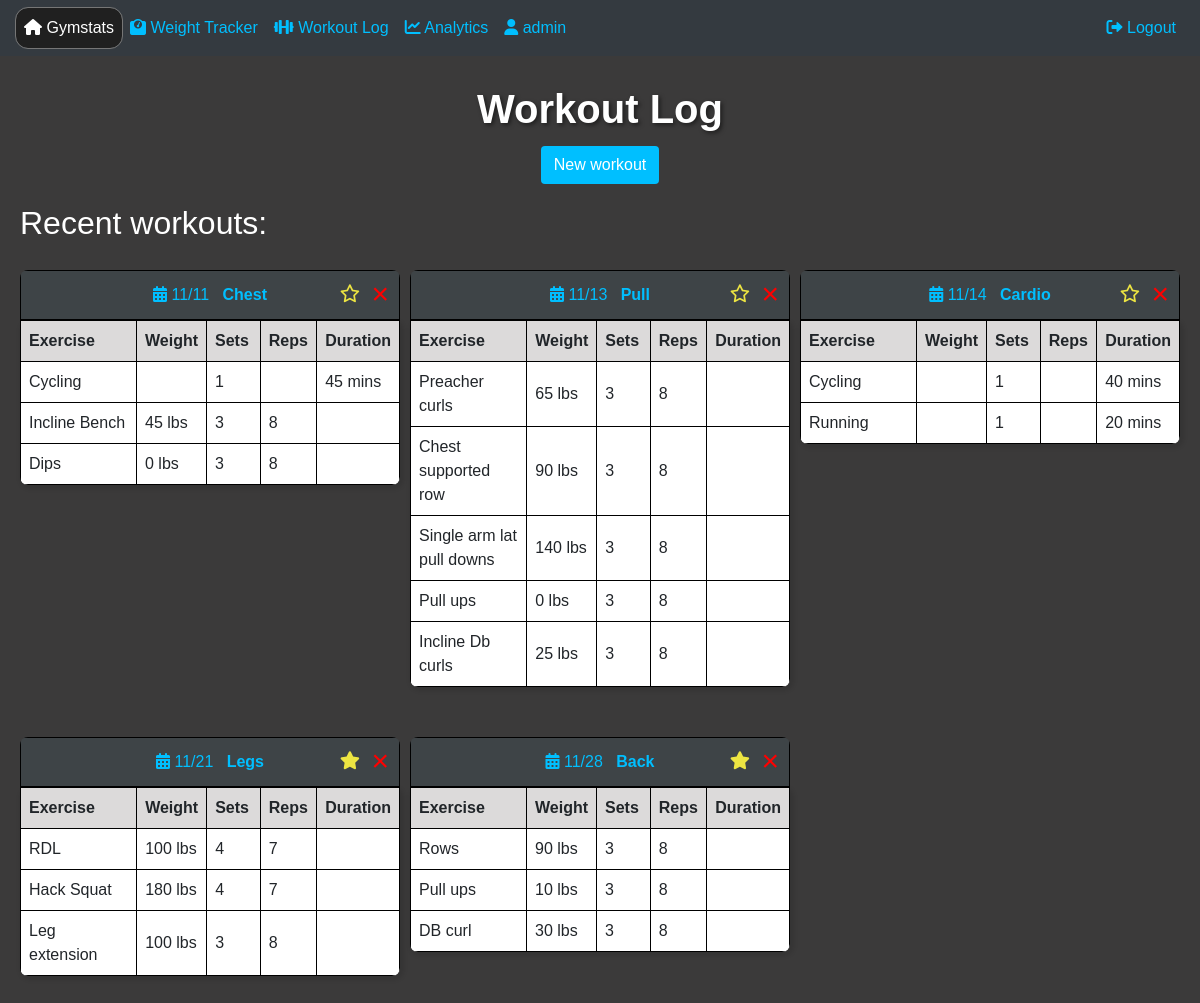
Page /workoutlog (signed in) on the committed database.
### website/models.py (models this page shows)
class User(db.Model, UserMixin):
    id = db.Column(db.Integer, primary_key=True)
    email = db.Column(db.String(150), unique=True)
    username = db.Column(db.String(150))
    password = db.Column(db.String(150))
    weightLog = db.relationship('Weight', backref='user', lazy='dynamic')
    workoutLog = db.relationship('Workout')
    user_info = db.relationship('UserInfo', backref='user', uselist=False)

class Workout(db.Model):
    id = db.Column(db.Integer, primary_key=True)
    name = db.Column(db.String(50))
    date = db.Column(Date)
    isFavorited = db.Column(db.Boolean, default=False)
    user_id = db.Column(db.Integer, db.ForeignKey('user.id'))
    exercises = db.relationship(
        'Exercise',
        secondary=workout_exercise,
        backref=db.backref('workouts', lazy='dynamic'),
        lazy='dynamic'
    )

class Exercise(db.Model):
    id = db.Column(db.Integer, primary_key=True)
    name = db.Column(db.String(50))
    type = db.Column(db.String(20))
    weight = db.Column(db.Integer)
    sets = db.Column(db.Integer)
    reps = db.Column(db.Integer)

### website/views.py (the view, shortened to what this page needs)
@views.route('/workoutlog', methods=['GET', 'POST'])
@login_required
def workoutlog():
    sorted_workouts = sorted(current_user.workoutLog, key=attrgetter('date'))
    return render_template("workout_log.html", user=current_user, sorted_workouts=sorted_workouts)

### website/__init__.py (called while the page is built)
def create_app():
    app = Flask(__name__)
    app = Flask(__name__, static_url_path='/static')
    app.config['SECRET_KEY'] = '123'
    app.config['SQLALCHEMY_DATABASE_URI'] = f'sqlite:///{DB_NAME}'
    db.init_app(app)
    from .views import views
    from .auth import auth
    app.register_blueprint(views, url_prefix='/')
    app.register_blueprint(auth, url_prefix='/')
    from .models import User, Weight
    with app.app_context():
        db.create_all()
    login_manager =  LoginManager()
    login_manager.login_view = 'auth.login'
    login_manager.init_app(app)
    @login_manager.user_loader
    def load_user(id):
        return User.query.get(int(id))
    return app

### website/templates/workout_log.html (shortened to what this page needs)
{% extends "base.html" %}
{% block content %}
<br>
<head>
  <link rel="stylesheet" type="text/css" href="static/styles.css">
  <link href="https://cdnjs.cloudflare.com/ajax/libs/font-awesome/6.0.0-beta3/css/all.min.css" rel="stylesheet">
  <div class="header-container">
    <h1>Workout Log</h1>
  </div>
</head>
<body>
  <div class="centered-content">
    <button class="btn btn-custom" id="openModalButton"> New workout </button>
  </div>
  <div class="workout-log-page">
    <h2>Recent workouts:</h2>
    <div class="workout-wrapper">
      {% for workout in sorted_workouts %}
      <div class="table-container">
        <table id="exerciseTable" class="custom-table">
          <caption class="table-caption">
            <i class="fa-solid fa-calendar-days"></i>
            {{ workout.date.strftime("%m/%d") }}
            <b>{{ workout.name }}</b>
            <button class="favorite-button" onclick="toggleFavorite({{ workout.id }})">
              {% if workout.isFavorited %}
                <i class="fa-solid fa-star"></i>
              {% else %}
                <i class="fa-regular fa-star"></i>
              {% endif %}
            </button>
            <button class="delete-button" onclick="confirmDeleteWorkout({{ workout.id }})">&times;</button>
          </caption>
            <thead>
              <tr>
                <th>Exercise</th>
                <th>Weight</th>
                <th>Sets</th>
                <th>Reps</th>
                <th>Duration</th>
              </tr>
            </thead>
            <tbody id="exerciseTableBody">
            {% for exercise in workout.exercises %}
              <tr>
                  <td>{{ exercise.name }}</td>
                    {% if exercise.type == 'weightTraining' %}
                      <td>{{ exercise.weight }} lbs</td>
                      <td>{{ exercise.sets }}</td>
                      <td>{{ exercise.reps }}</td>
                      <td></td>
                    {% endif %}
                    {% if exercise.type == 'cardio' %}
                      <td></td>
                      <td>{{ exercise.sets }}</td>
                      <td></td>
                      <td>{{ exercise.reps }} mins</td>
                    {% endif %}
              </tr>
            {% endfor %}
            </tbody>
          </table>
      </div>
      {% endfor %}
    </div>
  <br>
  </div>
</body>
{% endblock %}

### website/templates/base.html (shortened to what this page needs)
<!DOCTYPE html>
<html>
  <head>
    <link rel="stylesheet" type="text/css" href="static/styles.css">
    <link
      rel="stylesheet"
      href="https://stackpath.bootstrapcdn.com/bootstrap/4.4.1/css/bootstrap.min.css"
    />
    <link
      rel="stylesheet"
      href="https://stackpath.bootstrapcdn.com/font-awesome/4.7.0/css/font-awesome.min.css"
    />
    <link href="https://cdnjs.cloudflare.com/ajax/libs/font-awesome/6.0.0-beta3/css/all.min.css" rel="stylesheet">
  </head>
  <body>
    <nav class="navbar navbar-expand-lg navbar-dark bg-dark">
      <div class="collapse navbar-collapse" id="navbar">
        <div class="navbar-nav">
          {% if user.is_authenticated %}
          <a class="nav-item nav-link" id="home" href="/">
            <i class="fa-solid fa-house"></i>
            <span class="text-highlight">Gymstats</span>
          </a>
          <a class="nav-item nav-link" id="weighttracker" href="/weighttracker">
            <i class="fa-solid fa-weight-scale"></i>
            Weight Tracker
          </a>
          <a class="nav-item nav-link" id="workoutlog" href="/workoutlog">
            <i class="fa-solid fa-dumbbell"></i>
            Workout Log
          </a>
          <a class="nav-item nav-link" id="analytics" href="/analytics">
            <i class="fa-solid fa-chart-line"></i>
            Analytics
          </a>
          <a class="nav-item nav-link" id="profile" href="/profile">
            <i class="fa-solid fa-user"></i> {{ user.username }}
          </a>
          {% endif %}
        </div>
        <div class="navbar-nav ml-auto">
          {% if user.is_authenticated %}
          <a class="nav-item nav-link" id="logout" href="/logout">
            <i class="fa-solid fa-right-from-bracket"></i>
            Logout
          </a>
          {% endif %}
        </div>
      </div>
    </nav>
    <div class="content-container">{% block content %} {% endblock %}</div>
  </body>
</html>

### website/static/styles.css (style rules this page uses)
#home { color: white; background-color: #202020; border-radius: 12px; outline: .5px solid rgb(118, 118, 118); }
h1 { text-align: center; color: white; text-decoration-thickness: 2px; font-weight: bold; text-shadow: 2px 2px 4px rgba(0, 0, 0, 0.5); }
h2 { color: white; }
.header-container { max-width: 400px; margin: 0 auto; padding: 5px; border-radius: 10px; }
body { background-color: rgb(59, 58, 58); background-size: cover; font-family: Optima, sans-serif; }
.navbar .navbar-nav .nav-item.nav-link { color: #00bfff; }
.workout-wrapper { display: flex; flex-wrap: wrap; justify-content: space-between; }
.workout-log-page { padding: 20px; }
.centered-content { text-align: center; }
.btn-custom { background-color: #00bfff; color: white; }
#exerciseTable th { background-color: #dcdada; border: 1px solid #000000; padding: 8px; text-align: left; }
#exerciseTable th:nth-child(1) { width: 40%; }
#exerciseTable th:nth-child(2), #exerciseTable th:nth-child(3), #exerciseTable th:nth-child(4) { width: 15%; }
.workout-wrapper { display: grid; grid-template-columns: repeat(auto-fill, minmax(25%, 1fr)); gap: 10px; }
.table-container { position: relative; display: inline-block; margin-bottom: 20px; }
#exerciseTableBody td { border: 1px solid #000000; padding: 8px; background-color: white; }
.custom-table { border-collapse: collapse; width: 100%; margin-top: 20px; box-sizing: border-box; border-radius: 8px; overflow: hidden; box-shadow: 2px 2px 4px 2px rgba(0, 0, 0, 0.1); }
.table-caption { text-align: center; caption-side: top; background-color: #3e4447; border: 1px solid black; color: #00bfff; }
#exerciseTable { width: 100%; border-collapse: collapse; }
.favorite-button { background-color: transparent; border: none; color: rgb(237, 229, 66); cursor: pointer; font-size: 18px; position: absolute; top: 30px; right: 34px; }
.delete-button { background-color: transparent; border: none; color: red; cursor: pointer; font-size: 30px; position: absolute; top: 20px; right: 5px; }

### rows in the picture
User: username "admin"
Workout: date "11/11", name "Chest", isFavorited False (drawn)
Exercise: name "Cycling", sets "1", reps "45"
Exercise: name "Incline Bench", weight "45", sets "3", reps "8"
Exercise: name "Dips", weight "0", sets "3", reps "8"
Workout: date "11/13", name "Pull", isFavorited False (drawn)
Exercise: name "Preacher curls", weight "65", sets "3", reps "8"
Exercise: name "Chest supported row", weight "90", sets "3", reps "8"
Exercise: name "Single arm lat pull downs", weight "140", sets "3", reps "8"
Exercise: name "Pull ups", weight "0", sets "3", reps "8"
Exercise: name "Incline Db curls", weight "25", sets "3", reps "8"
Workout: date "11/14", name "Cardio", isFavorited False (drawn)
Exercise: name "Cycling", sets "1", reps "40"
Exercise: name "Running", sets "1", reps "20"
Workout: date "11/21", name "Legs", isFavorited True (drawn)
Exercise: name "RDL", weight "100", sets "4", reps "7"
Exercise: name "Hack Squat", weight "180", sets "4", reps "7"
Exercise: name "Leg extension", weight "100", sets "3", reps "8"
Workout: date "11/28", name "Back", isFavorited True (drawn)
Exercise: name "Rows", weight "90", sets "3", reps "8"
Exercise: name "Pull ups", weight "10", sets "3", reps "8"
Exercise: name "DB curl", weight "30", sets "3", reps "8"
